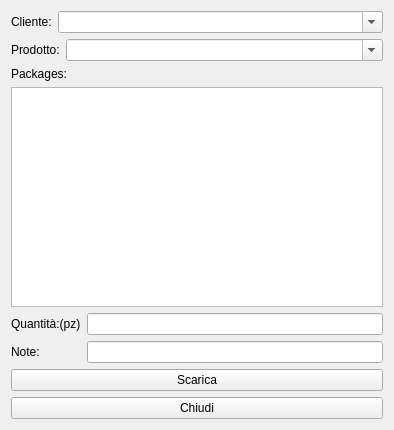
<?xml version="1.0" encoding="UTF-8"?>
<ui version="4.0">
 <class>HPackagesUnload</class>
 <widget class="QWidget" name="HPackagesUnload">
  <property name="geometry">
   <rect>
    <x>0</x>
    <y>0</y>
    <width>394</width>
    <height>430</height>
   </rect>
  </property>
  <property name="windowTitle">
   <string>Scarico Packages</string>
  </property>
  <property name="windowIcon">
   <iconset resource="icons.qrc">
    <normaloff>:/Resources/App-ark-2-icon.png</normaloff>:/Resources/App-ark-2-icon.png</iconset>
  </property>
  <layout class="QVBoxLayout" name="verticalLayout_3">
   <item>
    <layout class="QVBoxLayout" name="verticalLayout_2">
     <item>
      <layout class="QFormLayout" name="formLayout">
       <item row="0" column="0">
        <widget class="QLabel" name="label">
         <property name="text">
          <string>Cliente:</string>
         </property>
        </widget>
       </item>
       <item row="0" column="1">
        <widget class="QComboBox" name="cbClienti">
         <property name="enabled">
          <bool>true</bool>
         </property>
         <property name="mouseTracking">
          <bool>false</bool>
         </property>
         <property name="editable">
          <bool>true</bool>
         </property>
         <property name="insertPolicy">
          <enum>QComboBox::NoInsert</enum>
         </property>
        </widget>
       </item>
      </layout>
     </item>
     <item>
      <layout class="QFormLayout" name="formLayout_2">
       <item row="0" column="0">
        <widget class="QLabel" name="label_2">
         <property name="text">
          <string>Prodotto:</string>
         </property>
        </widget>
       </item>
       <item row="0" column="1">
        <widget class="QComboBox" name="cbProdotti">
         <property name="mouseTracking">
          <bool>false</bool>
         </property>
         <property name="editable">
          <bool>true</bool>
         </property>
         <property name="insertPolicy">
          <enum>QComboBox::NoInsert</enum>
         </property>
         <property name="minimumContentsLength">
          <number>10</number>
         </property>
        </widget>
       </item>
      </layout>
     </item>
     <item>
      <layout class="QVBoxLayout" name="verticalLayout">
       <item>
        <widget class="QLabel" name="label_3">
         <property name="text">
          <string>Packages:</string>
         </property>
        </widget>
       </item>
       <item>
        <widget class="QListView" name="listView"/>
       </item>
      </layout>
     </item>
     <item>
      <layout class="QFormLayout" name="formLayout_3">
       <item row="1" column="0">
        <widget class="QLabel" name="label_4">
         <property name="text">
          <string>Quantità:(pz)</string>
         </property>
        </widget>
       </item>
       <item row="1" column="1">
        <widget class="QLineEdit" name="leQuantita"/>
       </item>
       <item row="2" column="1">
        <widget class="QLineEdit" name="leNote"/>
       </item>
       <item row="2" column="0">
        <widget class="QLabel" name="label_5">
         <property name="text">
          <string>Note:</string>
         </property>
        </widget>
       </item>
      </layout>
     </item>
    </layout>
   </item>
   <item>
    <widget class="QPushButton" name="pushButton">
     <property name="text">
      <string>Scarica</string>
     </property>
     <property name="icon">
      <iconset resource="icons.qrc">
       <normaloff>:/Resources/App-ark-2-icon.png</normaloff>:/Resources/App-ark-2-icon.png</iconset>
     </property>
     <property name="iconSize">
      <size>
       <width>32</width>
       <height>32</height>
      </size>
     </property>
    </widget>
   </item>
   <item>
    <widget class="QPushButton" name="pushButton_2">
     <property name="text">
      <string>Chiudi</string>
     </property>
     <property name="icon">
      <iconset resource="icons.qrc">
       <normaloff>:/Resources/Actions-window-close-icon.png</normaloff>:/Resources/Actions-window-close-icon.png</iconset>
     </property>
     <property name="iconSize">
      <size>
       <width>32</width>
       <height>32</height>
      </size>
     </property>
    </widget>
   </item>
  </layout>
 </widget>
 <resources>
  <include location="icons.qrc"/>
 </resources>
 <connections/>
</ui>
